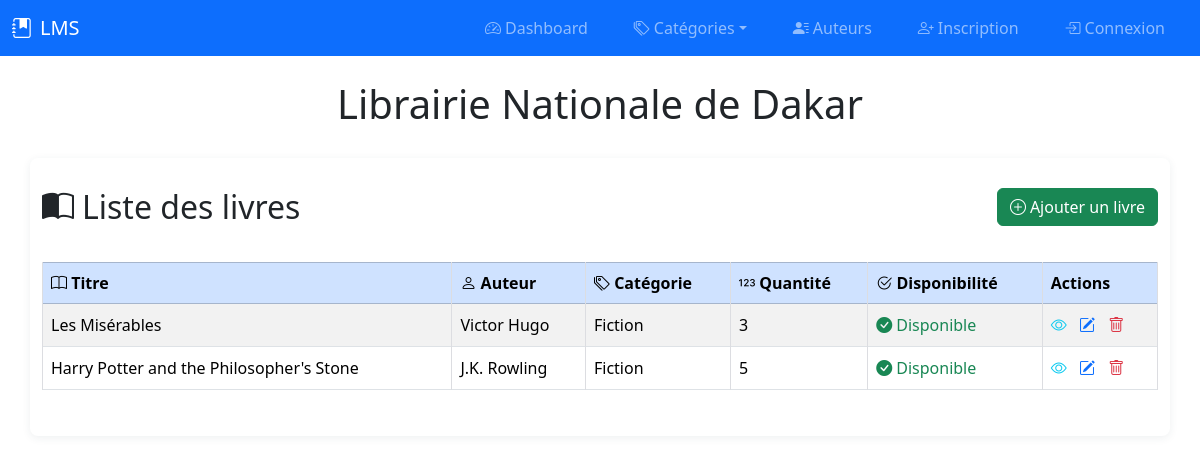
Before: / with the older database file.
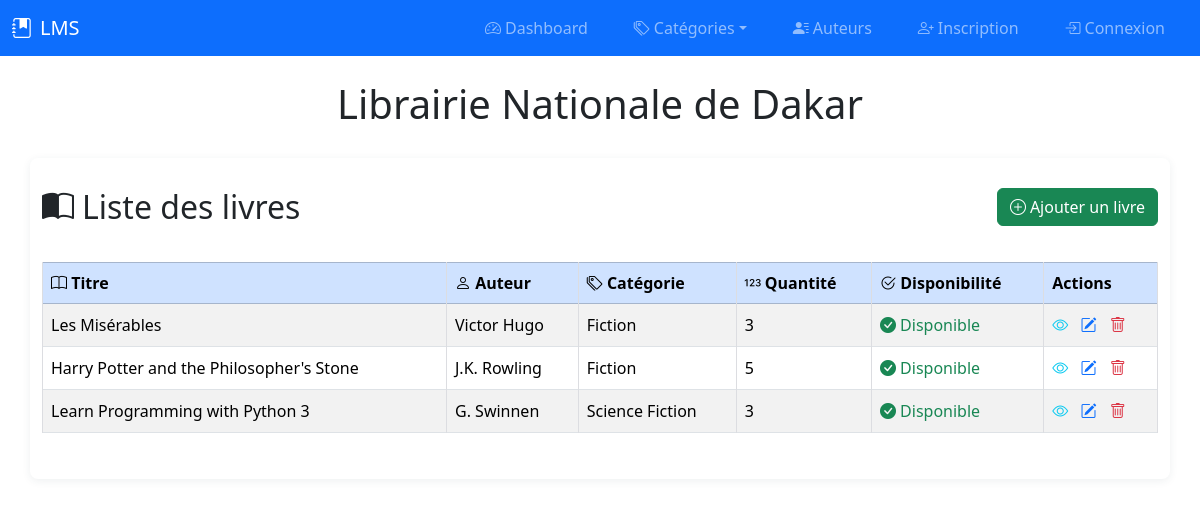
After: the same page with the newer database file.
### tables this page shows
CREATE TABLE books (
            book_id INTEGER PRIMARY KEY AUTOINCREMENT,
            title TEXT NOT NULL,
            author_id INTEGER,
            category_id INTEGER,
            isbn TEXT UNIQUE,
            publication_year INTEGER,
            publisher TEXT,
            quantity INTEGER DEFAULT 1,
            available_quantity INTEGER DEFAULT 1,
            FOREIGN KEY (author_id) REFERENCES authors (author_id),
            FOREIGN KEY (category_id) REFERENCES categories (category_id)
        );

CREATE TABLE authors (
            author_id INTEGER PRIMARY KEY AUTOINCREMENT,
            name TEXT NOT NULL,
            biography TEXT
        );

CREATE TABLE categories (
            category_id INTEGER PRIMARY KEY AUTOINCREMENT,
            name TEXT NOT NULL,
            description TEXT
        );

### app.py (the view)
@app.route('/', methods=['GET'])
def index():
    books = Book.search()
    authors = {a.author_id: a.name for a in Author.all()}
    categories = {c.category_id: c.name for c in Category.all()}
    categories_list = list(categories.items())
    return render_template('index.html', books=books, authors=authors, categories=categories, categories_list=categories_list)

### models/author.py (called while the page is built)
    @property
    def author_id(self):
        return self._get_attribute("author_id")

    @property
    def name(self):
        return self._get_attribute("name")

    @classmethod
    def all(cls):
        query = f"SELECT * FROM {cls.TABLE_NAME}"
        results = DatabaseConnection.execute_query(query)
        if results:
            conn = DatabaseConnection.get_connection()
            cursor = conn.cursor()
            cursor.execute(f"PRAGMA table_info({cls.TABLE_NAME})")
            columns = [column[1] for column in cursor.fetchall()]
            conn.close()
            return [cls(**dict(zip(columns, result))) for result in results]
        return []

### models/base_model.py (called while the page is built)
    def _get_attribute(self, name):
        return self._attributes.get(name)

    def _set_attribute(self, name, value):
        self._attributes[name] = value

    def __setattr__(self, name, value):
        if name == "_attributes":
            super().__setattr__(name, value)
        else:
            self._set_attribute(name, value)

    @property
    def __dict__(self):
        return self._attributes.copy()

### models/book.py (called while the page is built)
    @property
    def book_id(self):
        return self._get_attribute("book_id")

    @property
    def title(self):
        return self._get_attribute("title")

    @property
    def author_id(self):
        return self._get_attribute("author_id")

    @property
    def category_id(self):
        return self._get_attribute("category_id")

    @property
    def quantity(self):
        return self._get_attribute("quantity")

    @property
    def available_quantity(self):
        return self._get_attribute("available_quantity")

### models/category.py (called while the page is built)
    @property
    def category_id(self):
        return self._get_attribute("category_id")

    @property
    def name(self):
        return self._get_attribute("name")

    @classmethod
    def all(cls):
        query = f"SELECT * FROM {cls.TABLE_NAME}"
        results = DatabaseConnection.execute_query(query)
        if results:
            conn = DatabaseConnection.get_connection()
            cursor = conn.cursor()
            cursor.execute(f"PRAGMA table_info({cls.TABLE_NAME})")
            columns = [column[1] for column in cursor.fetchall()]
            conn.close()
            return [cls(**dict(zip(columns, result))) for result in results]
        return []

### utils/db_utils.py (called while the page is built)
    @classmethod
    def get_db_name(cls):
        return cls._DB_NAME

    @classmethod
    def get_connection(cls):
        return sqlite3.connect(cls.get_db_name())

### templates/index.html (shortened to what this page needs)
<!DOCTYPE html>
<html lang="fr">
<head>
    <link rel="stylesheet" href="/static/css/style.css">
    <link href="https://cdn.jsdelivr.net/npm/bootstrap@5.3.2/dist/css/bootstrap.min.css" rel="stylesheet">
    <link rel="stylesheet" href="https://cdn.jsdelivr.net/npm/bootstrap-icons@1.11.3/font/bootstrap-icons.css">
</head>
<body>
<nav class="navbar navbar-expand-lg navbar-dark bg-primary mb-4">
    <div class="container-fluid">
        <a class="navbar-brand d-flex align-items-center" href="/">
            <i class="bi bi-journal-bookmark-fill me-2"></i>LMS
        </a>
        <div class="collapse navbar-collapse" id="navbarNav">
            <ul class="navbar-nav ms-auto">
                <li class="nav-item"><a class="nav-link" href="/"><i class="bi bi-speedometer2 me-1"></i>Dashboard</a></li>
                <li class="nav-item dropdown">
                    <a class="nav-link dropdown-toggle" href="#" id="categoriesDropdown" role="button" data-bs-toggle="dropdown" aria-expanded="false"><i class="bi bi-tags me-1"></i>Catégories</a>
                </li>
                <li class="nav-item"><a class="nav-link" href="#"><i class="bi bi-person-lines-fill me-1"></i>Auteurs</a></li>
                <li class="nav-item"><a class="nav-link" href="#"><i class="bi bi-person-plus me-1"></i>Inscription</a></li>
                <li class="nav-item"><a class="nav-link" href="#"><i class="bi bi-box-arrow-in-right me-1"></i>Connexion</a></li>
            </ul>
        </div>
    </div>
</nav>
<h1 class="mb-4 text-center">Librairie Nationale de Dakar</h1>
<main class="container">
    <div class="d-flex justify-content-between align-items-center mb-3">
        <h2 class="mb-0"><i class="bi bi-book-half me-2"></i>Liste des livres</h2>
        <button class="btn btn-success" data-bs-toggle="modal" data-bs-target="#ajouterLivreModal"><i class="bi bi-plus-circle me-1"></i>Ajouter un livre</button>
    </div>
    <div class="table-responsive">
        <table class="table table-striped table-bordered align-middle">
            <thead class="table-primary">
                <tr>
                    <th><i class="bi bi-book"></i> Titre</th>
                    <th><i class="bi bi-person"></i> Auteur</th>
                    <th><i class="bi bi-tags"></i> Catégorie</th>
                    <th><i class="bi bi-123"></i> Quantité</th>
                    <th><i class="bi bi-check2-circle"></i> Disponibilité</th>
                    <th>Actions</th>
                </tr>
            </thead>
            <tbody>
                {% for book in books %}
                <tr>
                    <td>{{ book.title }}</td>
                    <td>{{ authors.get(book.author_id, 'Inconnu') }}</td>
                    <td>{{ categories.get(book.category_id, 'Inconnue') }}</td>
                    <td>{{ book.quantity }}</td>
                    <td>
                      {% if book.available_quantity and book.available_quantity > 0 %}
                        <span class="text-success"><i class="bi bi-check-circle-fill me-1"></i>Disponible</span>
                      {% else %}
                        <span class="text-danger"><i class="bi bi-x-circle-fill me-1"></i>Emprunté</span>
                      {% endif %}
                    </td>
                    <td>
                      <a href="#" class="text-info me-2 voir-details" data-id="{{ book.book_id }}" title="Voir détails"><i class="bi bi-eye"></i></a>
                      <a href="#" class="text-primary me-2 modifier-livre" data-id="{{ book.book_id }}" title="Modifier"><i class="bi bi-pencil-square"></i></a>
                      <form method="post" action="/supprimer-livre/{{ book.book_id }}" style="display:inline;">
                        <button type="submit" class="btn btn-link p-0 m-0 align-baseline text-danger" title="Supprimer" onclick="return confirm('Voulez-vous vraiment supprimer ce livre ?');">
                            <i class="bi bi-trash"></i>
                        </button>
                      </form>
                    </td>
                </tr>
                {% endfor %}
            </tbody>
        </table>
    </div>
</main>
</body>
</html>

### static/css/style.css (style rules this page uses)
body { font-family: Arial, sans-serif; background-color: #f5f6fa; margin: 0; padding: 0; }
nav { background-color: #273c75; padding: 10px 0; }
nav ul { list-style: none; margin: 0; padding: 0; display: flex; justify-content: center; position: relative; }
nav ul li { margin: 0 15px; position: relative; }
nav ul li a { color: #fff; text-decoration: none; font-weight: bold; font-size: 16px; transition: color 0.2s; }
main { max-width: 900px; margin: 30px auto; background: #fff; padding: 30px; border-radius: 8px; box-shadow: 0 2px 8px rgba(44, 62, 80, 0.08); }
h1 { color: #273c75; margin-top: 0; }
table { width: 100%; border-collapse: collapse; margin-top: 20px; }
table th, table td { border: 1px solid #dcdde1; padding: 10px; text-align: left; }
table th { background-color: #f1f2f6; color: #353b48; }
table tr:nth-child(even) { background-color: #f9f9f9; }

Changed rows visible on the page:
added books: title "Learn Programming with Python 3", quantity "3", available_quantity 3 (drawn)
added authors: get "G. Swinnen"
now on this page (row unchanged): categories: get "Science Fiction"
